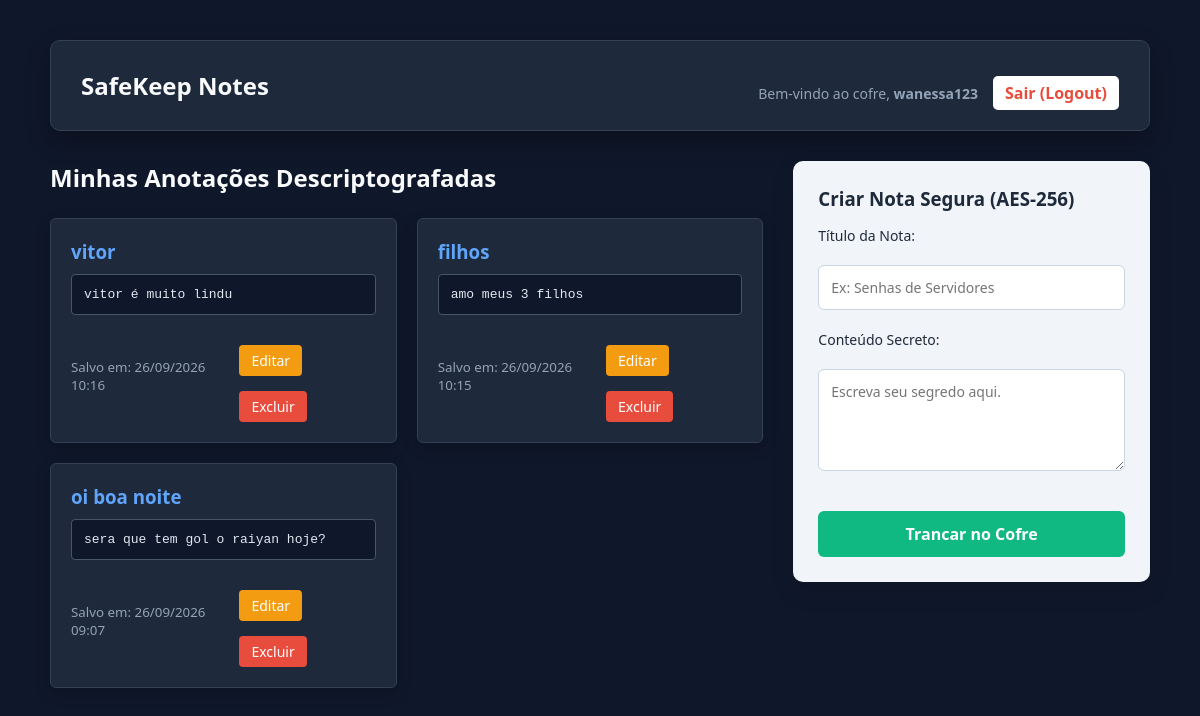
The page /dashboard.php (signed in) on the database its author committed.
### tables this page shows
CREATE TABLE `notas` (
  `id` int(11) NOT NULL,
  `id_usuario` int(11) NOT NULL,
  `titulo` varchar(255) NOT NULL,
  `conteudo_criptografado` text NOT NULL,
  `data_criacao` timestamp NOT NULL DEFAULT current_timestamp()
);

### conexao.php (called while the page is built, shortened)
<?php
include 'header.php';
?>

### dashboard.php (the view, shortened to what this page needs)
<?php
require 'conexao.php';
include 'header.php';
$sql = "SELECT id, titulo, conteudo_criptografado, data_criacao FROM notas WHERE id_usuario = :id_usuario ORDER BY data_criacao DESC";
$stmt = $pdo->prepare($sql);
$stmt->bindParam(':id_usuario', $_SESSION['id_usuario']);
$stmt->execute();
$notas = $stmt->fetchAll(PDO::FETCH_ASSOC);
?>
<!DOCTYPE html>
<html lang="pt-BR">
<head>
    <link rel="stylesheet" href="style.css">
</head>
<body>
    <div class="dashboard-container">
        <div class="dashboard-header">
            <h2>SafeKeep Notes</h2>
            <div class="user-info">
                <p>Bem-vindo ao cofre, <strong><?php echo htmlspecialchars($_SESSION['nome_usuario']); ?></strong></p>
                <a href="logout.php" style="color: #e74c3c; background: white; padding: 6px 12px; border-radius: 5px; text-decoration: none; font-weight: bold;">Sair (Logout)</a>
            </div>
        </div>
        <div class="dashboard-content">
            <div class="notes-section">
                <h2 style="text-align: left;">Minhas Anotações Descriptografadas</h2>
                <div class="notes-grid">
                    <?php if (count($notas) > 0): ?>
                        <?php foreach ($notas as $nota): ?>
                            <?php
                            $pacote = base64_decode($nota['conteudo_criptografado']);
                            list($iv, $conteudo_cifrado) = explode('::', $pacote, 2);
                            $conteudo_puro = openssl_decrypt($conteudo_cifrado, "AES-256-CBC", CHAVE_AES, 0, $iv);
                            ?>
                            <div class="note-card">
                                <h3 style="margin-top: 0; color: #60a5fa;"><?php echo htmlspecialchars($nota['titulo']); ?></h3>
                                <div style="background: #0f172a; padding: 12px; font-family: monospace; color: #e2e8f0; border-radius: 4px; margin: 10px 0; border: 1px solid #475569;">
                                    <?php echo nl2br(htmlspecialchars($conteudo_puro)); ?>
                                </div>
                                <div style="display: flex; justify-content: space-between; align-items: center; margin-top: 15px;">
                                    <small style="color: #94a3b8;">Salvo em: <?php echo date('d/m/Y H:i', strtotime($nota['data_criacao'])); ?></small>
                                    <div>
                                        <a href="editar_nota.php?id=<?php echo $nota['id']; ?>" style="color: white; background: #f39c12; padding: 6px 12px; text-decoration: none; border-radius: 4px; font-size: 14px; margin-right: 5px;">Editar</a>
                                        <a href="excluir_nota.php?id=<?php echo $nota['id']; ?>" onclick="return confirm('Tem certeza que deseja destruir esta nota?');" style="color: white; background: #e74c3c; padding: 6px 12px; text-decoration: none; border-radius: 4px; font-size: 14px;">Excluir</a>
                                    </div>
                                </div>
                            </div>
                        <?php endforeach; ?>
                    <?php else: ?>
                        <p style="color: #94a3b8; font-style: italic;">Seu cofre está vazio. Crie sua primeira nota ao lado!</p>
                    <?php endif; ?>
                </div>
            </div>
            <div class="form-section">
                <div class="note-form-box">
                    <h3>Criar Nota Segura (AES-256)</h3>
                    <form action="salvar_nota.php" method="POST">
                        <div class="form-group">
                            <label for="titulo">Título da Nota:</label>
                            <input type="text" id="titulo" name="titulo" required placeholder="Ex: Senhas de Servidores">
                        </div>
                        <div class="form-group">
                            <label for="conteudo">Conteúdo Secreto:</label>
                            <textarea id="conteudo" name="conteudo" rows="4" required placeholder="Escreva seu segredo aqui."></textarea>
                        </div>
                        <button type="submit">Trancar no Cofre</button>
                    </form>
                </div>
            </div>
        </div>
    </div>
</body>
</html>

### header.php (shortened to what this page needs)
<!DOCTYPE html>
<html lang="pt-br">
<head>
    <link rel="stylesheet" href="style.css">
</head>
<body>

### style.css (style rules this page uses)
* { margin: 0; padding: 0; box-sizing: border-box; font-family: 'Segoe UI', Tahoma, Geneva, Verdana, sans-serif; }
body { background-color: #0f172a; color: #e2e8f0; display: flex; justify-content: center; align-items: center; min-height: 100vh; padding: 20px; }
h2, h1 { margin-bottom: 24px; color: #f8fafc; font-size: 24px; text-align: center; }
.form-group { margin-bottom: 20px; text-align: left; }
label { display: block; margin-bottom: 8px; font-size: 14px; color: #94a3b8; }
input[type="text"], input[type="password"], input[type="email"], textarea { width: 100%; padding: 12px; background-color: #0f172a; border: 1px solid #475569; border-radius: 6px; color: #f8fafc; font-size: 14px; transition: border-color 0.2s; }
button, .btn { width: 100%; padding: 12px; background-color: #2563eb; color: white; border: none; border-radius: 6px; font-size: 16px; font-weight: 600; cursor: pointer; transition: background-color 0.2s; margin-top: 15px; }
p { text-align: center; margin-top: 16px; font-size: 14px; color: #94a3b8; }
a { color: #60a5fa; text-decoration: none; display: inline-block; margin-top: 15px; }
.dashboard-container { width: 100%; max-width: 1100px; align-self: flex-start; margin-top: 20px; }
.dashboard-header { display: flex; justify-content: space-between; align-items: center; background-color: #1e293b; padding: 20px 30px; border-radius: 10px; border: 1px solid #334155; margin-bottom: 30px; box-shadow: 0 10px 25px rgba(0, 0, 0, 0.3); }
.dashboard-header h2 { margin-bottom: 0; }
.user-info { display: flex; align-items: center; gap: 15px; }
.dashboard-content { display: flex; gap: 30px; align-items: flex-start; }
.notes-section { flex: 2; }
.form-section { flex: 1; min-width: 320px; }
.note-form-box { background-color: #f1f5f9; padding: 25px; border-radius: 10px; box-shadow: 0 10px 25px rgba(0, 0, 0, 0.1); }
.note-form-box h3, .note-form-box label { color: #1e293b; margin-bottom: 15px; }
.note-form-box input[type="text"], .note-form-box textarea { background-color: #ffffff; color: #0f172a; border: 1px solid #cbd5e1; margin-top: 5px; }
.note-form-box button { background-color: #10b981; }
.notes-grid { display: grid; grid-template-columns: repeat(auto-fill, minmax(250px, 1fr)); gap: 20px; margin-top: 20px; }
.note-card { background-color: #1e293b; padding: 20px; border-radius: 6px; border: 1px solid #334155; box-shadow: 0 5px 15px rgba(0, 0, 0, 0.2); }

### rows shown on the page
notas: titulo "vitor", conteudo_puro "vitor é muito lindu", data_criacao "26/09/2026 10:16"
notas: titulo "filhos", conteudo_puro "amo meus 3 filhos", data_criacao "26/09/2026 10:15"
notas: titulo "oi boa noite", conteudo_puro "sera que tem gol o raiyan hoje?", data_criacao "26/09/2026 09:07"

### other values the page prints
$_SESSION['nome_usuario'] "wanessa123"
